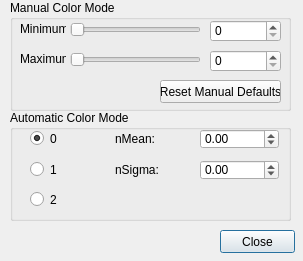
<?xml version="1.0" encoding="UTF-8"?>
<ui version="4.0">
 <class>ColorMapEditor</class>
 <widget class="QDialog" name="ColorMapEditor">
  <property name="geometry">
   <rect>
    <x>0</x>
    <y>0</y>
    <width>303</width>
    <height>261</height>
   </rect>
  </property>
  <property name="windowTitle">
   <string>Color Limits Editor</string>
  </property>
  <widget class="QPushButton" name="closeButton">
   <property name="geometry">
    <rect>
     <x>220</x>
     <y>230</y>
     <width>75</width>
     <height>23</height>
    </rect>
   </property>
   <property name="text">
    <string>Close</string>
   </property>
  </widget>
  <widget class="QGroupBox" name="groupBox">
   <property name="geometry">
    <rect>
     <x>10</x>
     <y>110</y>
     <width>281</width>
     <height>111</height>
    </rect>
   </property>
   <property name="title">
    <string>Automatic Color Mode</string>
   </property>
   <widget class="QLabel" name="label_2">
    <property name="geometry">
     <rect>
      <x>105</x>
      <y>19</y>
      <width>79</width>
      <height>20</height>
     </rect>
    </property>
    <property name="text">
     <string>nMean:</string>
    </property>
   </widget>
   <widget class="QRadioButton" name="zMode_1">
    <property name="geometry">
     <rect>
      <x>20</x>
      <y>51</y>
      <width>79</width>
      <height>17</height>
     </rect>
    </property>
    <property name="text">
     <string>1</string>
    </property>
   </widget>
   <widget class="QDoubleSpinBox" name="nMean">
    <property name="geometry">
     <rect>
      <x>190</x>
      <y>19</y>
      <width>79</width>
      <height>20</height>
     </rect>
    </property>
    <property name="minimum">
     <double>-10.000000000000000</double>
    </property>
    <property name="maximum">
     <double>10.000000000000000</double>
    </property>
    <property name="singleStep">
     <double>0.100000000000000</double>
    </property>
   </widget>
   <widget class="QLabel" name="label">
    <property name="geometry">
     <rect>
      <x>105</x>
      <y>50</y>
      <width>79</width>
      <height>20</height>
     </rect>
    </property>
    <property name="text">
     <string>nSigma:</string>
    </property>
   </widget>
   <widget class="QRadioButton" name="zMode_2">
    <property name="geometry">
     <rect>
      <x>20</x>
      <y>81</y>
      <width>79</width>
      <height>17</height>
     </rect>
    </property>
    <property name="text">
     <string>2</string>
    </property>
   </widget>
   <widget class="QRadioButton" name="zMode_0">
    <property name="geometry">
     <rect>
      <x>20</x>
      <y>20</y>
      <width>79</width>
      <height>17</height>
     </rect>
    </property>
    <property name="text">
     <string>0</string>
    </property>
    <property name="checked">
     <bool>true</bool>
    </property>
    <property name="autoExclusive">
     <bool>true</bool>
    </property>
   </widget>
   <widget class="QDoubleSpinBox" name="nSigma">
    <property name="geometry">
     <rect>
      <x>190</x>
      <y>50</y>
      <width>79</width>
      <height>20</height>
     </rect>
    </property>
    <property name="minimum">
     <double>-10.000000000000000</double>
    </property>
    <property name="maximum">
     <double>10.000000000000000</double>
    </property>
    <property name="singleStep">
     <double>0.100000000000000</double>
    </property>
   </widget>
  </widget>
  <widget class="QGroupBox" name="groupBox_2">
   <property name="geometry">
    <rect>
     <x>10</x>
     <y>0</y>
     <width>281</width>
     <height>111</height>
    </rect>
   </property>
   <property name="title">
    <string>Manual Color Mode</string>
   </property>
   <widget class="QSlider" name="minimumColourSlider">
    <property name="geometry">
     <rect>
      <x>60</x>
      <y>20</y>
      <width>131</width>
      <height>19</height>
     </rect>
    </property>
    <property name="maximum">
     <number>9999</number>
    </property>
    <property name="orientation">
     <enum>Qt::Horizontal</enum>
    </property>
   </widget>
   <widget class="QSlider" name="maximumColourSlider">
    <property name="geometry">
     <rect>
      <x>60</x>
      <y>50</y>
      <width>131</width>
      <height>19</height>
     </rect>
    </property>
    <property name="maximum">
     <number>9999</number>
    </property>
    <property name="orientation">
     <enum>Qt::Horizontal</enum>
    </property>
   </widget>
   <widget class="QSpinBox" name="maximumColour">
    <property name="geometry">
     <rect>
      <x>200</x>
      <y>50</y>
      <width>71</width>
      <height>22</height>
     </rect>
    </property>
    <property name="maximum">
     <number>9999</number>
    </property>
   </widget>
   <widget class="QSpinBox" name="minimumColour">
    <property name="geometry">
     <rect>
      <x>200</x>
      <y>20</y>
      <width>71</width>
      <height>22</height>
     </rect>
    </property>
    <property name="maximum">
     <number>9999</number>
    </property>
   </widget>
   <widget class="QLabel" name="label_3">
    <property name="geometry">
     <rect>
      <x>10</x>
      <y>22</y>
      <width>46</width>
      <height>13</height>
     </rect>
    </property>
    <property name="text">
     <string>Minimum:</string>
    </property>
   </widget>
   <widget class="QLabel" name="label_4">
    <property name="geometry">
     <rect>
      <x>10</x>
      <y>52</y>
      <width>46</width>
      <height>13</height>
     </rect>
    </property>
    <property name="text">
     <string>Maximum:</string>
    </property>
   </widget>
   <widget class="QPushButton" name="manualColourReset">
    <property name="geometry">
     <rect>
      <x>150</x>
      <y>80</y>
      <width>121</width>
      <height>23</height>
     </rect>
    </property>
    <property name="text">
     <string>Reset Manual Defaults</string>
    </property>
   </widget>
  </widget>
  <zorder>groupBox</zorder>
  <zorder>groupBox_2</zorder>
  <zorder>closeButton</zorder>
 </widget>
 <resources/>
 <connections/>
</ui>
